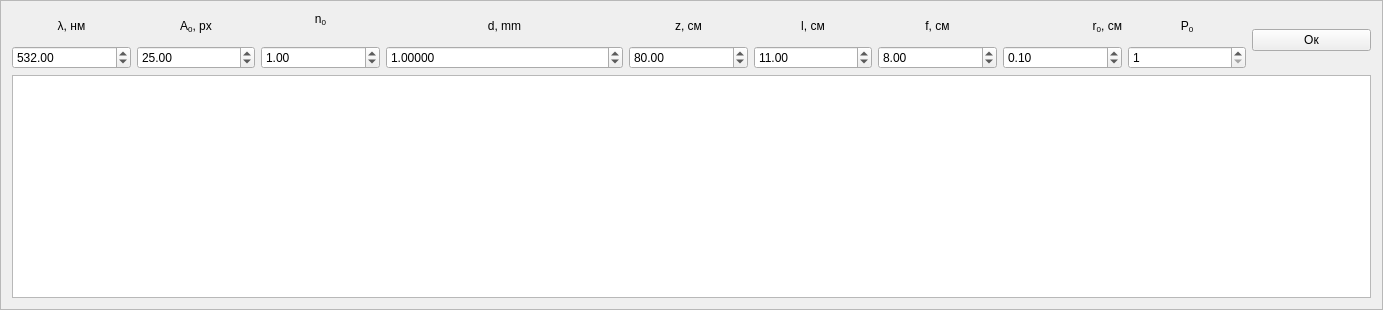
<?xml version="1.0" encoding="UTF-8"?>
<ui version="4.0">
 <class>ReChi3</class>
 <widget class="QFrame" name="ReChi3">
  <property name="geometry">
   <rect>
    <x>0</x>
    <y>0</y>
    <width>1383</width>
    <height>310</height>
   </rect>
  </property>
  <property name="sizePolicy">
   <sizepolicy hsizetype="MinimumExpanding" vsizetype="MinimumExpanding">
    <horstretch>0</horstretch>
    <verstretch>0</verstretch>
   </sizepolicy>
  </property>
  <property name="windowTitle">
   <string>Frame</string>
  </property>
  <property name="frameShape">
   <enum>QFrame::StyledPanel</enum>
  </property>
  <property name="frameShadow">
   <enum>QFrame::Raised</enum>
  </property>
  <layout class="QHBoxLayout" name="horizontalLayout_4">
   <item>
    <layout class="QGridLayout" name="gridLayout_5">
     <item row="0" column="1">
      <widget class="QLabel" name="label_7">
       <property name="text">
        <string>&lt;html&gt;&lt;head/&gt;&lt;body&gt;&lt;p&gt;A&lt;span style=&quot; vertical-align:sub;&quot;&gt;0&lt;/span&gt;, px&lt;/p&gt;&lt;/body&gt;&lt;/html&gt;</string>
       </property>
       <property name="alignment">
        <set>Qt::AlignCenter</set>
       </property>
      </widget>
     </item>
     <item row="1" column="2">
      <widget class="QDoubleSpinBox" name="ReChi3_n0">
       <property name="singleStep">
        <double>0.100000000000000</double>
       </property>
       <property name="value">
        <double>1.000000000000000</double>
       </property>
      </widget>
     </item>
     <item row="0" column="2">
      <widget class="QLabel" name="label_8">
       <property name="text">
        <string>&lt;html&gt;&lt;head/&gt;&lt;body&gt;&lt;p&gt;n&lt;span style=&quot; vertical-align:sub;&quot;&gt;0&lt;/span&gt;&lt;br/&gt;&lt;/p&gt;&lt;/body&gt;&lt;/html&gt;</string>
       </property>
       <property name="alignment">
        <set>Qt::AlignCenter</set>
       </property>
      </widget>
     </item>
     <item row="1" column="8">
      <widget class="QDoubleSpinBox" name="ReChi3_r0">
       <property name="maximum">
        <double>999.990000000000009</double>
       </property>
       <property name="value">
        <double>0.100000000000000</double>
       </property>
      </widget>
     </item>
     <item row="0" column="9">
      <widget class="QLabel" name="label_17">
       <property name="text">
        <string>&lt;html&gt;&lt;head/&gt;&lt;body&gt;&lt;p&gt;P&lt;span style=&quot; vertical-align:sub;&quot;&gt;0&lt;/span&gt;&lt;/p&gt;&lt;/body&gt;&lt;/html&gt;</string>
       </property>
       <property name="alignment">
        <set>Qt::AlignCenter</set>
       </property>
      </widget>
     </item>
     <item row="0" column="7">
      <widget class="QLabel" name="label_14">
       <property name="text">
        <string>f, см</string>
       </property>
       <property name="alignment">
        <set>Qt::AlignCenter</set>
       </property>
      </widget>
     </item>
     <item row="0" column="6">
      <widget class="QLabel" name="label_12">
       <property name="text">
        <string>l, см</string>
       </property>
       <property name="alignment">
        <set>Qt::AlignCenter</set>
       </property>
      </widget>
     </item>
     <item row="0" column="8">
      <widget class="QLabel" name="label_16">
       <property name="text">
        <string>&lt;html&gt;&lt;head/&gt;&lt;body&gt;&lt;p&gt;r&lt;span style=&quot; vertical-align:sub;&quot;&gt;0&lt;/span&gt;, см&lt;/p&gt;&lt;/body&gt;&lt;/html&gt;</string>
       </property>
       <property name="alignment">
        <set>Qt::AlignRight|Qt::AlignTrailing|Qt::AlignVCenter</set>
       </property>
      </widget>
     </item>
     <item row="1" column="1">
      <widget class="QDoubleSpinBox" name="ReChi3_a0">
       <property name="maximum">
        <double>1000.000000000000000</double>
       </property>
       <property name="value">
        <double>25.000000000000000</double>
       </property>
      </widget>
     </item>
     <item row="0" column="0">
      <widget class="QLabel" name="label_6">
       <property name="text">
        <string>&lt;html&gt;&lt;head/&gt;&lt;body&gt;&lt;p&gt;λ, нм&lt;/p&gt;&lt;/body&gt;&lt;/html&gt;</string>
       </property>
       <property name="alignment">
        <set>Qt::AlignCenter</set>
       </property>
      </widget>
     </item>
     <item row="1" column="0">
      <widget class="QDoubleSpinBox" name="ReChi3_lambda">
       <property name="maximum">
        <double>10000.000000000000000</double>
       </property>
       <property name="value">
        <double>532.000000000000000</double>
       </property>
      </widget>
     </item>
     <item row="0" column="5">
      <widget class="QLabel" name="label_11">
       <property name="text">
        <string>z, см</string>
       </property>
       <property name="alignment">
        <set>Qt::AlignCenter</set>
       </property>
      </widget>
     </item>
     <item row="1" column="7">
      <widget class="QDoubleSpinBox" name="ReChi3_f">
       <property name="maximum">
        <double>999.990000000000009</double>
       </property>
       <property name="value">
        <double>8.000000000000000</double>
       </property>
      </widget>
     </item>
     <item row="0" column="3" colspan="2">
      <widget class="QLabel" name="label_10">
       <property name="text">
        <string>d, mm</string>
       </property>
       <property name="alignment">
        <set>Qt::AlignCenter</set>
       </property>
      </widget>
     </item>
     <item row="1" column="6">
      <widget class="QDoubleSpinBox" name="ReChi3_l">
       <property name="maximum">
        <double>999.990000000000009</double>
       </property>
       <property name="value">
        <double>11.000000000000000</double>
       </property>
      </widget>
     </item>
     <item row="1" column="5">
      <widget class="QDoubleSpinBox" name="ReChi3_z">
       <property name="maximum">
        <double>999.990000000000009</double>
       </property>
       <property name="value">
        <double>80.000000000000000</double>
       </property>
      </widget>
     </item>
     <item row="1" column="9">
      <widget class="QSpinBox" name="ReChi3_polyM">
       <property name="minimum">
        <number>1</number>
       </property>
       <property name="maximum">
        <number>10</number>
       </property>
      </widget>
     </item>
     <item row="0" column="10" rowspan="2">
      <widget class="QPushButton" name="ReChi3_ok">
       <property name="text">
        <string>Ок</string>
       </property>
      </widget>
     </item>
     <item row="1" column="3" colspan="2">
      <widget class="QDoubleSpinBox" name="ReChi3_d">
       <property name="decimals">
        <number>5</number>
       </property>
       <property name="minimum">
        <double>0.000010000000000</double>
       </property>
       <property name="maximum">
        <double>999.990000000000009</double>
       </property>
       <property name="value">
        <double>1.000000000000000</double>
       </property>
      </widget>
     </item>
     <item row="2" column="0" colspan="11">
      <widget class="QTextEdit" name="ReChi3_console"/>
     </item>
    </layout>
   </item>
  </layout>
 </widget>
 <resources/>
 <connections/>
</ui>
